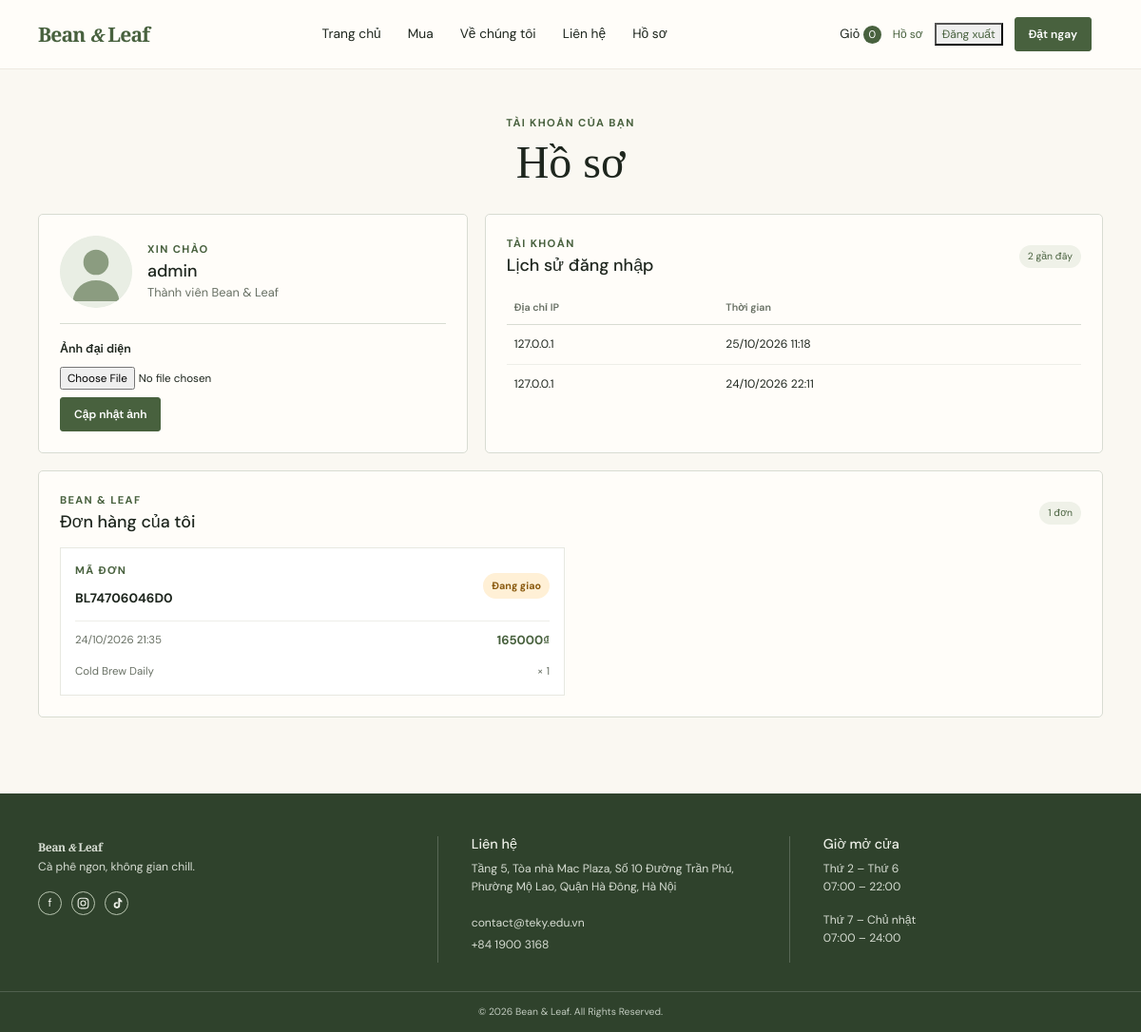
/accounts/profile/ (signed in), run on the app's committed database.
### accounts/models.py (models this page shows, shortened)
class UserProfile(models.Model):
    user = models.OneToOneField(settings.AUTH_USER_MODEL, on_delete=models.CASCADE, related_name='profile')
    avatar = models.ImageField(upload_to='avatars/', blank=True)

class LoginHistory(models.Model):
    user = models.ForeignKey(settings.AUTH_USER_MODEL, on_delete=models.CASCADE, related_name='login_history')
    ip_address = models.GenericIPAddressField(blank=True, null=True)
    created_at = models.DateTimeField(auto_now_add=True, db_index=True)
    class Meta:
        ordering = ['-created_at']
        indexes = [models.Index(fields=['user', '-created_at'], name='account_login_user_time_idx')]

### orders/models.py (models this page shows, shortened)
class Order(models.Model):
    COD = 'cod'
    PAYMENT_METHODS = [(COD, 'Thanh toán khi nhận hàng')]
    PENDING = 'pending'
    PAID = 'paid'
    STATUS_CHOICES = [(PENDING, 'Chờ thanh toán'), (PAID, 'Đã thanh toán')]
    PACKING = 'packing'
    SHIPPING = 'shipping'
    DELIVERED = 'delivered'
    DELIVERY_STATUS_CHOICES = [
        (PACKING, 'Đang đóng gói'),
        (SHIPPING, 'Đang giao'),
        (DELIVERED, 'Đã giao'),
    ]
    code = models.CharField(max_length=20, unique=True, editable=False)
    user = models.ForeignKey(
        settings.AUTH_USER_MODEL,
        null=True,
        blank=True,
        on_delete=models.SET_NULL,
        related_name='orders',
    )
    customer_name = models.CharField(max_length=120)
    email = models.EmailField()
    phone = models.CharField(max_length=30)
    address = models.TextField()
    subtotal = models.PositiveIntegerField()
    shipping_fee = models.PositiveIntegerField(default=0)
    total = models.PositiveIntegerField()
    voucher = models.ForeignKey(
        Voucher,
        null=True,
        blank=True,
        on_delete=models.SET_NULL,
        related_name='orders',
    )
    payment_method = models.CharField(max_length=10, choices=PAYMENT_METHODS)
    payment_status = models.CharField(max_length=10, choices=STATUS_CHOICES, default=PENDING)
    delivery_status = models.CharField(max_length=12, choices=DELIVERY_STATUS_CHOICES, default=PACKING)
    transaction_id = models.CharField(max_length=100, null=True, blank=True, unique=True)
    paid_at = models.DateTimeField(null=True, blank=True)
    created_at = models.DateTimeField(auto_now_add=True)
    class Meta:
        ordering = ['-created_at']
        indexes = [models.Index(fields=['code', 'payment_status'], name='order_code_status_idx')]

class OrderItem(models.Model):
    order = models.ForeignKey(Order, on_delete=models.CASCADE, related_name='items')
    product = models.ForeignKey(Product, on_delete=models.PROTECT)
    product_name = models.CharField(max_length=180)
    unit_price = models.PositiveIntegerField()
    quantity = models.PositiveIntegerField()
    class Meta:
        indexes = [models.Index(fields=['order', 'product'], name='order_item_product_idx')]

### accounts/views.py (the view)
# urls.py: path('profile/', profile, name='profile'),
@login_required
def profile(request):
    user_profile, _ = UserProfile.objects.get_or_create(user=request.user)
    form = UserProfileForm(request.POST or None, request.FILES or None, instance=user_profile)
    if request.method == 'POST':
        if form.is_valid():
            form.save()
            messages.success(request, 'Ảnh đại diện đã được cập nhật.')
            return redirect('accounts:profile')
    context = {
        'profile': user_profile,
        'form': form,
        'display_name': request.user.get_full_name().strip() or request.user.get_username(),
        'login_history': request.user.login_history.all()[:20],
        'orders': request.user.orders.prefetch_related('items'),
    }
    return render(request, 'accounts/profile.html', context)

### accounts/forms.py
class UserProfileForm(forms.ModelForm):
    class Meta:
        model = UserProfile
        fields = ('avatar',)
        labels = {'avatar': 'Ảnh đại diện'}

### cart/services.py (called while the page is built)
def get_cart(session): return session.get(SESSION_KEY, {})

def cart_count(session): return sum(get_cart(session).values())

### core/context_processors.py (called while the page is built)
def cart(request):
    return {'cart_count': cart_count(request.session)}

### templates/accounts/profile.html (shortened to what this page needs)
{% extends 'base.html' %}
{% load static %}
{% block content %}
<section class="profile-page container">
  <header class="page-heading"><p class="eyebrow">Tài khoản của bạn</p><h1>Hồ sơ</h1></header>
  <div class="profile-grid">
    <section class="profile-card profile-identity">
      <img class="profile-avatar" src="{% if profile.avatar %}{{ profile.avatar.url }}{% else %}{% static 'images/avatar-placeholder.svg' %}{% endif %}" alt="Ảnh đại diện của {{ display_name }}">
      <div><p class="eyebrow">Xin chào</p><h2>{{ display_name }}</h2><p class="profile-muted">{{ user.email|default:'Thành viên Bean & Leaf' }}</p></div>
      <form class="profile-avatar-form" method="post" enctype="multipart/form-data">
        {% csrf_token %}<label for="id_avatar">{{ form.avatar.label }}</label>{{ form.avatar }}
        <button class="button" type="submit">Cập nhật ảnh</button>
      </form>
    </section>
    <section class="profile-card">
      <div class="profile-section-heading"><div><p class="eyebrow">Tài khoản</p><h2>Lịch sử đăng nhập</h2></div><span class="profile-count">{{ login_history|length }} gần đây</span></div>
      {% if login_history %}
        <div class="profile-table-wrap"><table class="profile-table"><thead><tr><th>Địa chỉ IP</th><th>Thời gian</th></tr></thead><tbody>
          {% for entry in login_history %}<tr><td>{{ entry.ip_address|default:'Không ghi nhận' }}</td><td>{{ entry.created_at|date:'d/m/Y H:i' }}</td></tr>{% endfor %}
        </tbody></table></div>
      {% else %}<p class="profile-empty">Chưa có lịch sử đăng nhập.</p>{% endif %}
    </section>
    <section class="profile-card profile-orders">
      <div class="profile-section-heading"><div><p class="eyebrow">Bean & Leaf</p><h2>Đơn hàng của tôi</h2></div><span class="profile-count">{{ orders|length }} đơn</span></div>
      {% if orders %}
        <div class="profile-order-list">
          {% for order in orders %}
            <article class="profile-order">
              <div class="profile-order-heading"><div><p class="eyebrow">Mã đơn</p><strong>{{ order.code }}</strong></div><span class="delivery-status status-{{ order.delivery_status }}">{{ order.get_delivery_status_display }}</span></div>
              <div class="profile-order-meta"><span>{{ order.created_at|date:'d/m/Y H:i' }}</span><strong>{{ order.total|floatformat:0 }}₫</strong></div>
              <ul class="profile-order-items">{% for item in order.items.all %}<li>{{ item.product_name }} <span>× {{ item.quantity }}</span></li>{% endfor %}</ul>
            </article>
          {% endfor %}
        </div>
      {% else %}<div class="profile-empty"><p>Bạn chưa có đơn hàng nào.</p><a class="button outline" href="{% url 'products:list' %}">Khám phá menu</a></div>{% endif %}
    </section>
  </div>
</section>
{% endblock %}

### static/css/site.css (style rules this page uses)
:root { --green: #48613e; --deep: #2f422c; --cream: #faf8f2; --tan: #ebe5d7; --ink: #1e261e; --muted: #687064; --line: #d8dcd2; --shadow: 0 12px 32px rgba(38, 52, 33, .08) }
* { box-sizing: border-box }
html { scroll-behavior: smooth }
body { margin: 0; background: var(--cream); color: var(--ink); font-family: 'DM Sans', sans-serif; font-size: 15px; line-height: 1.55 }
.container { width: min(1120px, calc(100% - 48px)); margin-inline: auto }
h1, h2, h3, p { margin-top: 0 }
h1, h2 { font-family: 'Playfair Display', serif }
h1 { font-size: clamp(2.25rem, 5vw, 4.8rem); line-height: 1.06 }
h2 { font-size: clamp(1.7rem, 3vw, 2.5rem); line-height: 1.15 }
.nav-cta, .button { display: inline-flex; align-items: center; justify-content: center; border: 1px solid var(--green); background: var(--green); color: #fff; padding: 10px 20px; border-radius: 3px; font-size: .84rem; font-weight: 600; cursor: pointer; transition: .2s }
.eyebrow { font-size: .7rem; letter-spacing: .12em; text-transform: uppercase; color: var(--green); font-weight: 700; margin-bottom: 8px }
.page-heading { text-align: center; margin-bottom: 32px }
.page-heading h1 { font-size: clamp(2rem, 4vw, 3rem); margin-bottom: 0 }

### static/css/enhancements.css (style rules this page uses)
.button, .nav-cta, .add-button { transition: transform .2s ease, background .2s ease, box-shadow .2s ease }

### static/css/profile.css (style rules this page uses)
.profile-page { padding: 48px 0 80px; min-height: 62vh }
.profile-page .page-heading { margin-bottom: 28px }
.profile-page .page-heading h1 { font-size: clamp(2rem, 4vw, 3rem) }
.profile-grid { display: grid; grid-template-columns: .82fr 1.18fr; gap: 18px }
.profile-card { background: #fffdf9; border: 1px solid var(--line); padding: 22px; border-radius: 5px; min-width: 0 }
.profile-identity { display: grid; grid-template-columns: 76px 1fr; gap: 16px; align-items: center; align-content: start }
.profile-avatar { width: 76px; height: 76px; border-radius: 50%; object-fit: cover; background: #e9eee4 }
.profile-identity h2, .profile-section-heading h2 { font-family: 'DM Sans', sans-serif; font-size: 1.12rem; margin: 0 0 3px }
.profile-muted, .profile-empty { color: var(--muted); font-size: .8rem; margin: 0 }
.profile-identity .eyebrow, .profile-section-heading .eyebrow { margin-bottom: 3px }
.profile-avatar-form { grid-column: 1/-1; border-top: 1px solid var(--line); padding-top: 17px; display: grid; gap: 8px }
.profile-avatar-form label { font-size: .78rem; font-weight: 600 }
.profile-avatar-form input[type=file] { width: 100%; font: inherit; font-size: .73rem }
.profile-avatar-form .button { justify-self: start; padding: 8px 14px; font-size: .75rem }
.profile-section-heading { display: flex; justify-content: space-between; align-items: center; gap: 12px; margin-bottom: 14px }
.profile-count { border-radius: 20px; background: #eff1e8; color: var(--green); padding: 4px 9px; font-size: .65rem; white-space: nowrap }
.profile-table-wrap { overflow: auto }
.profile-table { width: 100%; border-collapse: collapse; font-size: .76rem }
.profile-table th { text-align: left; color: var(--muted); font-size: .67rem; font-weight: 600; padding: 9px 8px; border-bottom: 1px solid var(--line) }
.profile-table td { padding: 11px 8px; border-bottom: 1px solid #eeeee8 }
.profile-table tr:last-child td { border-bottom: 0 }
.profile-orders { grid-column: 1/-1 }
.profile-order-list { display: grid; grid-template-columns: repeat(2, minmax(0, 1fr)); gap: 12px }
.profile-order { border: 1px solid #e7e8e1; background: #fff; padding: 15px }
.profile-order-heading, .profile-order-meta { display: flex; justify-content: space-between; align-items: center; gap: 10px }
.profile-order-heading strong { font-size: .85rem }
.profile-order-meta { border-top: 1px solid #eeeee8; margin-top: 12px; padding-top: 10px; color: var(--muted); font-size: .72rem }
.profile-order-meta strong { color: var(--green); font-size: .82rem }
.delivery-status { border-radius: 20px; background: #eff1e8; color: var(--green); padding: 5px 9px; font-size: .67rem; font-weight: 700; white-space: nowrap }
.status-shipping { background: #fff0d6; color: #8b5b10 }
.profile-order-items { list-style: none; padding: 0; margin: 9px 0 0; color: var(--muted); font-size: .72rem }
.profile-order-items li { display: flex; justify-content: space-between; gap: 10px; padding-top: 5px }

### data on the page
LoginHistory: ip_address "127.0.0.1", created_at "25/10/2026 11:18"
LoginHistory: ip_address "127.0.0.1", created_at "24/10/2026 22:11"
Order: code "BL74706046D0", delivery_status "Đang giao", created_at "24/10/2026 21:35", total "165000"
OrderItem: product_name "Cold Brew Daily", quantity "1"

### other printed values
{{ cart_count }} "0"
{{ display_name }} "admin"
{{ user.email|default:'Thành viên Bean & Leaf' }} "Thành viên Bean & Leaf"
{{ login_history|length }} "2"
{{ orders|length }} "1"
